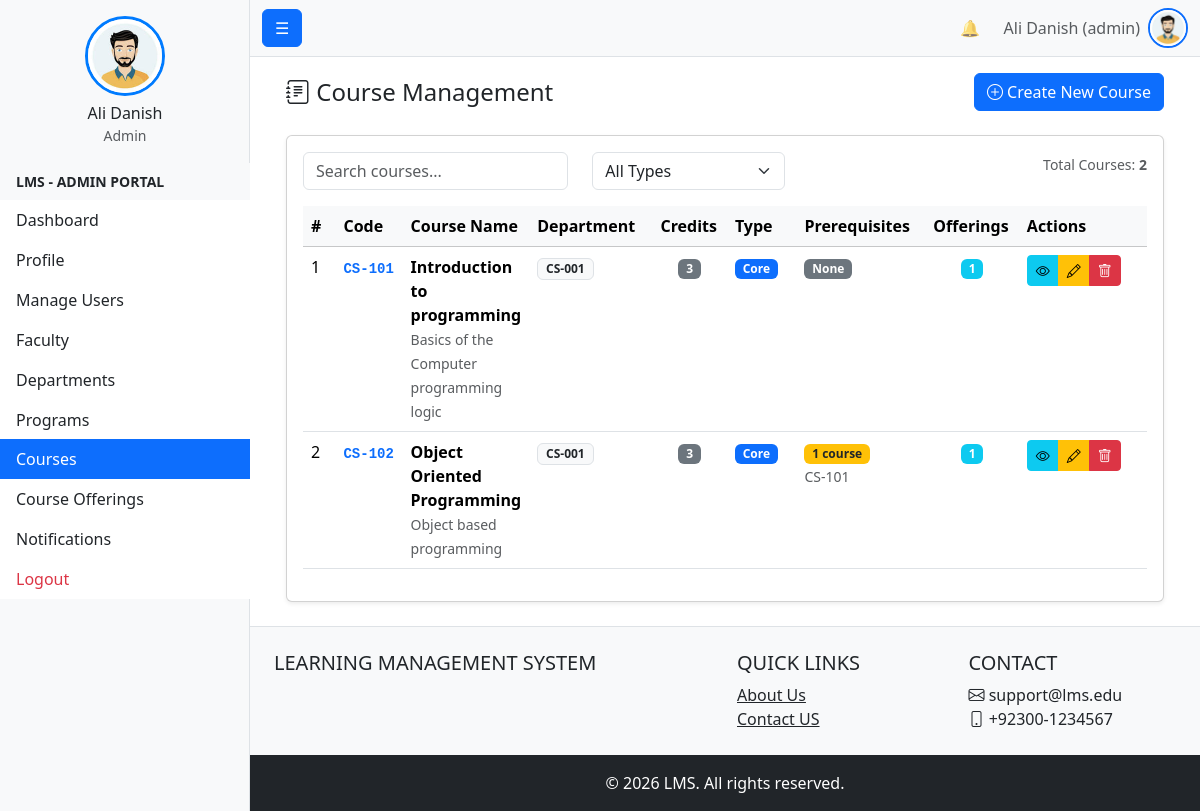
/admin_tools/Academic/Courses/course_list.php (signed in), run on the app's committed database.
### tables this page shows
CREATE TABLE `users` (
  `id` int(11) NOT NULL,
  `first_name` varchar(100) NOT NULL,
  `last_name` varchar(100) NOT NULL,
  `full_name` varchar(201) GENERATED ALWAYS AS (concat(`first_name`,' ',`last_name`)) STORED,
  `email` varchar(255) DEFAULT NULL,
  `contact_number` varchar(20) DEFAULT NULL,
  `profile_image` varchar(255) DEFAULT NULL COMMENT 'Stores profile image filename (stored in /public/uploads/profiles/)',
  `campus_id` int(11) DEFAULT NULL,
  `gender` enum('male','female','other') DEFAULT NULL,
  `cnic` varchar(15) DEFAULT NULL,
  `date_of_birth` date DEFAULT NULL,
  `address` text DEFAULT NULL,
  `password_hash` varchar(255) NOT NULL,
  `user_code` varchar(255) NOT NULL,
  `status` enum('active','inactive','suspended') NOT NULL DEFAULT 'active',
  `is_deleted` tinyint(1) NOT NULL DEFAULT 0,
  `created_at` timestamp NOT NULL DEFAULT current_timestamp(),
  `updated_at` timestamp NOT NULL DEFAULT current_timestamp() ON UPDATE current_timestamp(),
  `last_login_at` datetime DEFAULT NULL
);

CREATE TABLE `roles` (
  `role_id` int(11) NOT NULL,
  `role_name` enum('student','faculty','admin','student_affairs','examination','admission','accounts') NOT NULL
);

CREATE TABLE `course` (
  `course_id` int(11) NOT NULL,
  `department_id` int(11) NOT NULL,
  `course_code` varchar(50) NOT NULL,
  `course_name` varchar(150) NOT NULL,
  `credit_hrs` int(11) NOT NULL,
  `course_type` enum('core','elective') NOT NULL,
  `recommended_semester` int(11) DEFAULT NULL COMMENT 'Recommended semester for the course',
  `description` text DEFAULT NULL,
  `created_at` timestamp NOT NULL DEFAULT current_timestamp(),
  `updated_at` timestamp NOT NULL DEFAULT current_timestamp() ON UPDATE current_timestamp(),
  `is_deleted` tinyint(1) NOT NULL DEFAULT 0,
  `updated_by` int(11) DEFAULT NULL
);

CREATE TABLE `department` (
  `department_id` int(11) NOT NULL,
  `department_name` varchar(100) NOT NULL,
  `department_code` varchar(50) NOT NULL,
  `department_status` enum('active','inactive') NOT NULL DEFAULT 'active',
  `email` varchar(255) NOT NULL,
  `contact_number` varchar(20) DEFAULT NULL,
  `faculty_id` int(11) NOT NULL,
  `campus_id` int(11) DEFAULT NULL,
  `created_at` timestamp NOT NULL DEFAULT current_timestamp(),
  `updated_at` timestamp NOT NULL DEFAULT current_timestamp() ON UPDATE current_timestamp(),
  `is_deleted` tinyint(1) NOT NULL DEFAULT 0,
  `updated_by` int(11) DEFAULT NULL
);

### config.php (called while the page is built, shortened)
<?php
function url(string $path = ''): string {
    return rtrim(BASE_URL, '/') . '/' . ltrim($path, '/');
}

### admin_tools/Academic/Courses/course_list.php (the view, shortened to what this page needs)
<?php
require_once $_SERVER['DOCUMENT_ROOT'] . '/project1/bootstrap.php';
$sql = "
    SELECT
        c.*,
        d.department_name,
        d.department_code,
        f.faculty_name,
        COUNT(DISTINCT co.offering_id) as offering_count,
        COUNT(DISTINCT cp.prerequisite_course_id) as prereq_count,
        GROUP_CONCAT(DISTINCT c2.course_code ORDER BY c2.course_code SEPARATOR ', ') as prereq_codes
    FROM course c
    JOIN department d ON c.department_id = d.department_id
    JOIN faculty f ON d.faculty_id = f.faculty_id
    LEFT JOIN course_offering co ON c.course_id = co.course_id
    LEFT JOIN course_prerequisite cp ON c.course_id = cp.course_id
    LEFT JOIN course c2 ON cp.prerequisite_course_id = c2.course_id
    WHERE c.is_deleted = FALSE
    GROUP BY c.course_id, c.course_name, c.course_code, c.department_id, c.credit_hrs,
             c.course_type, c.recommended_semester, c.description, c.created_at, c.updated_at, c.is_deleted,
             d.department_name, d.department_code, f.faculty_name
    ORDER BY d.department_name, c.course_code
";
$result = $conn->query($sql);
$courses = [];
while ($row = $result->fetch_assoc()) {
    $courses[] = $row;
}
?>
<div class="container-fluid">
    <div class="d-flex justify-content-between align-items-center mb-4">
        <h4 class="mb-0"><i class="bi bi-journal-text"></i> Course Management</h4>
        <a href="create_course.php" class="btn btn-primary">
            <i class="bi bi-plus-circle"></i> Create New Course
        </a>
    </div>
    <?php if (empty($courses)): ?>
        <div class="alert alert-info">
            <i class="bi bi-info-circle"></i> No courses found. Create your first course to get started.
        </div>
    <?php else: ?>
        <div class="card shadow-sm">
            <div class="card-body">
                <div class="row mb-3">
                    <div class="col-md-4">
                        <input type="text" id="searchInput" class="form-control" placeholder="Search courses...">
                    </div>
                    <div class="col-md-3">
                        <select id="filterType" class="form-select">
                            <option value="">All Types</option>
                        </select>
                    </div>
                    <div class="col-md-5 text-end">
                        <small class="text-muted">
                            Total Courses: <strong><?= count($courses) ?></strong>
                        </small>
                    </div>
                </div>
                <div class="table-responsive">
                    <table class="table table-hover" id="coursesTable">
                        <thead class="table-light">
                            <tr>
                                <th style="width: 50px;">#</th>
                                <th style="width: 100px;">Code</th>
                                <th>Course Name</th>
                                <th style="width: 150px;">Department</th>
                                <th style="width: 80px;">Credits</th>
                                <th style="width: 100px;">Type</th>
                                <th style="width: 150px;">Prerequisites</th>
                                <th style="width: 100px;">Offerings</th>
                                <th style="width: 180px;">Actions</th>
                            </tr>
                        </thead>
                        <tbody>
                            <?php $serial = 1; foreach ($courses as $course): ?>
                                <tr data-type="<?= htmlspecialchars($course['course_type']) ?>">
                                    <td><?= $serial++ ?></td>
                                    <td>
                                        <code class="text-primary">
                                            <strong><?= htmlspecialchars($course['course_code']) ?></strong>
                                        </code>
                                    </td>
                                    <td>
                                        <strong><?= htmlspecialchars($course['course_name']) ?></strong>
                                        <?php if (!empty($course['description'])): ?>
                                            <br>
                                            <small class="text-muted">
                                                <?= htmlspecialchars(substr($course['description'], 0, 60)) ?>
                                            </small>
                                        <?php endif; ?>
                                    </td>
                                    <td>
                                        <span class="badge bg-light text-dark border">
                                            <?= htmlspecialchars($course['department_code']) ?>
                                        </span>
                                    </td>
                                    <td class="text-center">
                                        <span class="badge bg-secondary"><?= $course['credit_hrs'] ?></span>
                                    </td>
                                    <td>
                                        <span class="badge bg-<?= $course['course_type'] === 'core' ? 'primary' : 'info' ?>">
                                            <?= ucfirst($course['course_type']) ?>
                                        </span>
                                    </td>
                                    <td>
                                        <?php if (!empty($course['prereq_codes'])): ?>
                                            <span class="badge bg-warning text-dark">
                                                <?= $course['prereq_count'] ?> course<?= $course['prereq_count'] > 1 ? 's' : '' ?>
                                            </span>
                                            <br>
                                            <small class="text-muted">
                                                <?php
                                                $prereqs = explode(', ', $course['prereq_codes']);
                                                echo htmlspecialchars(implode(', ', array_slice($prereqs, 0, 2)));
                                                ?>
                                            </small>
                                        <?php else: ?>
                                            <span class="badge bg-secondary">None</span>
                                        <?php endif; ?>
                                    </td>
                                    <td class="text-center">
                                        <?php if ($course['offering_count'] > 0): ?>
                                            <span class="badge bg-info"><?= $course['offering_count'] ?></span>
                                        <?php else: ?>
                                            <span class="badge bg-light text-muted">0</span>
                                        <?php endif; ?>
                                    </td>
                                    <td>
                                        <div class="btn-group btn-group-sm" role="group">
                                            <button type="button"
                                                    class="btn btn-info"
                                                    data-bs-toggle="modal"
                                                    data-bs-target="#viewModal"
                                                    onclick="loadCourseDetails(<?= $course['course_id'] ?>)"
                                                    title="Quick View">
                                                <i class="bi bi-eye"></i>
                                            </button>
                                            <a href="edit_course.php?id=<?= $course['course_id'] ?>"
                                               class="btn btn-warning"
                                               title="Edit Course">
                                                <i class="bi bi-pencil"></i>
                                            </a>
                                            <a href="delete_course.php?id=<?= $course['course_id'] ?>"
                                               class="btn btn-danger"
                                               title="Delete Course"
                                               onclick="return confirm('Are you sure you want to delete <?= htmlspecialchars($course['course_code']) ?>?')">
                                                <i class="bi bi-trash"></i>
                                            </a>
                                        </div>
                                    </td>
                                </tr>
                            <?php endforeach; ?>
                        </tbody>
                    </table>
                </div>
            </div>
        </div>
    <?php endif; ?>
</div>
<?php
require_once '../../../templates/layout/master_base.php';
?>

### templates/layout/navbar.php (shortened to what this page needs)
<?php
require_once $_SERVER['DOCUMENT_ROOT'].'/project1/bootstrap.php';
$name = 'Guest';
$role = 'guest';
$profile_image_url = url('public/male_avatar.jpeg');
if (isset($_SESSION['user_id'])) {
    $user_id = $_SESSION['user_id'];
    $stmt = $conn->prepare("
        SELECT u.full_name, r.role_name
        FROM users u
        LEFT JOIN user_roles ur ON u.id = ur.user_id
        LEFT JOIN roles r ON ur.role_id = r.role_id
        WHERE u.id = ?
        LIMIT 1
    ");
    $stmt->bind_param('i', $user_id);
    $stmt->execute();
    $result = $stmt->get_result();
    if ($row = $result->fetch_assoc()) {
        $name = $row['full_name'];
        $role = $row['role_name'] ?? 'guest';
    }
} else {
    $unread_count = 0;
    $notifications = [];
}
?>
<nav class="navbar navbar-expand-lg navbar-light bg-light border-bottom">
    <div class="container-fluid">
        <button class="btn btn-primary " id="sidebarToggle">☰</button>
        <div class="collapse navbar-collapse" id="navbarNav">
            <ul class="navbar-nav ms-auto align-items-center">
                <li class="nav-item dropdown me-3">
                    <a class="nav-link position-relative" href="#" id="notificationDropdown" role="button"
                       data-bs-toggle="dropdown" aria-expanded="false" title="Notifications">
                        🔔
                    </a>
                </li>
                <li class="nav-item me-2">
                    <span class="text-muted"><?= htmlspecialchars($name) ?> (<?= htmlspecialchars($role) ?>)</span>
                </li>
                <li class="nav-item dropdown">
                    <a class="nav-link p-0" href="#" id="userDropdown" role="button" data-bs-toggle="dropdown" aria-expanded="false" title="Profile Menu">
                        <img src="<?= $profile_image_url ?>" alt="Profile" class="rounded-circle border border-2 border-primary" style="width: 40px; height: 40px; object-fit: cover; cursor: pointer;">
                    </a>
                </li>
            </ul>
        </div>
    </div>
</nav>

### data on the page
users: full_name "Ali Danish", roles.role_name "admin"
course: course_code "CS-101", course_name "Introduction to programming", description "Basics of the Computer programming logic", department.department_code "CS-001", credit_hrs "3", course_type "Core", shows "None", offering_count "1"
course: course_code "CS-102", course_name "Object Oriented Programming", description "Object based programming", department.department_code "CS-001", credit_hrs "3", course_type "Core", prereq_count "1", prereqs "CS-101", offering_count "1"

### other printed values
$name "Ali Danish"
$role "Admin"
$role "ADMIN"
$label "Dashboard"
$label "Profile"
$label "Manage Users"
$label "Faculty"
$label "Departments"
$label "Programs"
$label "Courses"
$label "Course Offerings"
$label "Notifications"
count($courses) "2"
